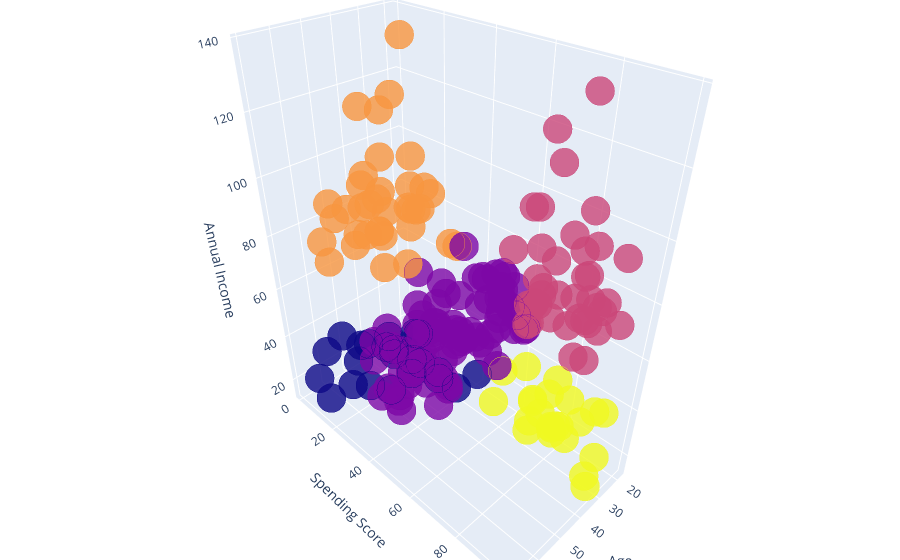

The notebook cell saved with this chart:
### Code cell
data['labels'] =  labels
trace1 = go.Scatter3d(
    x= data['Age'],
    y= data['Spending Score (1-100)'],
    z= data['Annual Income (k$)'],
    mode='markers',
     marker=dict(
        color = data['labels'], 
        size= 10,
        line=dict(
            color= data['labels'],
            width= 12
        ),
        opacity=0.8
     )
)
df = [trace1]

layout = go.Layout(
    title = 'Character vs Gender vs Alive or not',
    margin=dict(
        l=0,
        r=0,
        b=0,
        t=0  
    ),
    scene = dict(
            xaxis = dict(title  = 'Age'),
            yaxis = dict(title  = 'Spending Score'),
            zaxis = dict(title  = 'Annual Income')
        )
)

fig = go.Figure(data = df, layout = layout)
py.iplot(fig)

### Figure 1 — Plotly figure (JSON) as saved in the notebook; plotly's stock layout.template omitted (floating-point values rounded to 4 significant figures; data arrays with more than 128 entries replaced by an {"elided": "..."} marker saying what was removed)
{"data": [{"marker": {"color": {"elided": "200 int values"}, "line": {"color": {"elided": "200 int values"}, "width": 12}, "opacity": 0.8, "size": 10}, "mode": "markers", "type": "scatter3d", "x": {"elided": "200 int values"}, "y": {"elided": "200 int values"}, "z": {"elided": "200 int values"}}], "layout": {"margin": {"b": 0, "l": 0, "r": 0, "t": 0}, "scene": {"xaxis": {"title": {"text": "Age"}}, "yaxis": {"title": {"text": "Spending Score"}}, "zaxis": {"title": {"text": "Annual Income"}}}, "title": {"text": "Character vs Gender vs Alive or not"}}}
